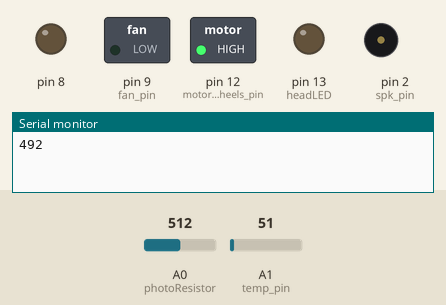
A sketch run on a simulated Arduino Uno, built with avr-gcc and run on an emulated ATmega328P. Parts: switched loads named in the sketch (green lamp = pin HIGH), output pins drawn as LEDs (lit = HIGH), buzzer (waves = sounding), the last lines printed to the serial monitor. The test bench sets the inputs (shaded band); at power-on: A0 (photoResistor) = 512, A1 (temp_pin) = 51.

Above: at 0.07 s.
At 9.76 s:
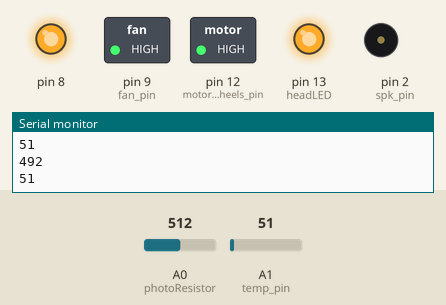
At 19.77 s:
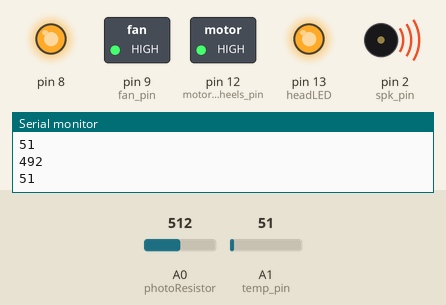
At 39.81 s:
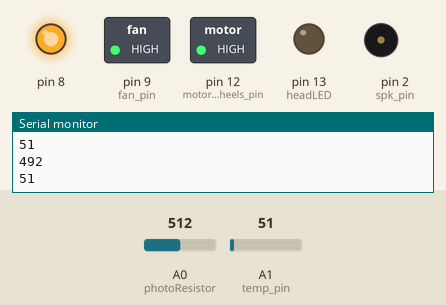
Timing chart, 0 to 40.0 s (numbered marks = the images above):
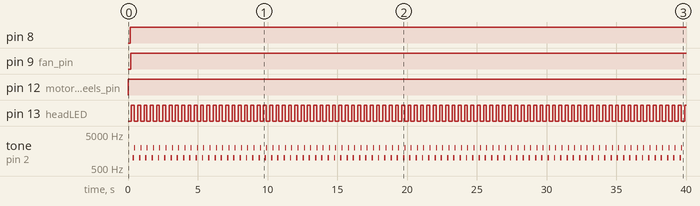

The sketch:

ArduinoCar.ino
```cpp
// This program controls the temp sensor, photoresistor, motors, alarm.
// A1 will be used for Temperature sensor.
// A0 will be used for Photoresistor.
// PIN 2 will be used for speaker.
// PIN 9 will be used for front fan.
// PIN 13 will be used for head LED.
// PIN 12 will be used for Wheels.

const int fan_pin = 9;
const int motor_wheels_pin = 12;
int value_zero = 0;
int temp_pin = A1;
int temp_cov = 40;
int spk_pin = 2;
int white_led_Value = 0; // value of output
int white_Input = 1020; // value of when light is on
int photoResistor = A0;
int headLED = 13;

void setup() {
Serial.begin(9600);
pinMode(headLED, OUTPUT);
pinMode(8, OUTPUT);
pinMode(fan_pin, OUTPUT);
pinMode(motor_wheels_pin, OUTPUT);

}

void loop() {
digitalWrite(motor_wheels_pin, 100);
int value = analogRead(photoResistor);
Serial.println(value - 20);
delay(150);
if (white_led_Value < white_Input) // if sensor value is less than 300, light will turn on.
{ digitalWrite(8, HIGH); }  else digitalWrite(8, LOW);
int temp_value = analogRead(temp_pin);

temp_value = Serial.println(temp_value);
delay(50);
do{

  digitalWrite(fan_pin, 140);
  delay(50);
  digitalWrite(headLED, HIGH);
  delay(100);
  tone(spk_pin, 1000, 100);
  delay(100);
  tone(spk_pin, 2000, 70);
      }while(temp_value > temp_cov);
      digitalWrite(headLED, LOW);
}
```

Measured:
- by itself, pin 8: LOW → HIGH at 0.15 s
- by itself, pin 9 (fan_pin): LOW → HIGH at 0.20 s
- by itself, pin 12 (motor_wheels_pin): LOW → HIGH at 0.00 s
- by itself, pin 13 (headLED): alternates HIGH for 0.20 s and LOW for 0.25 s
- by itself, tone on pin 2 (spk_pin): repeats every 0.45 s: 2000 Hz 0.07 s, silent 0.28 s, 1000 Hz 0.10 s
